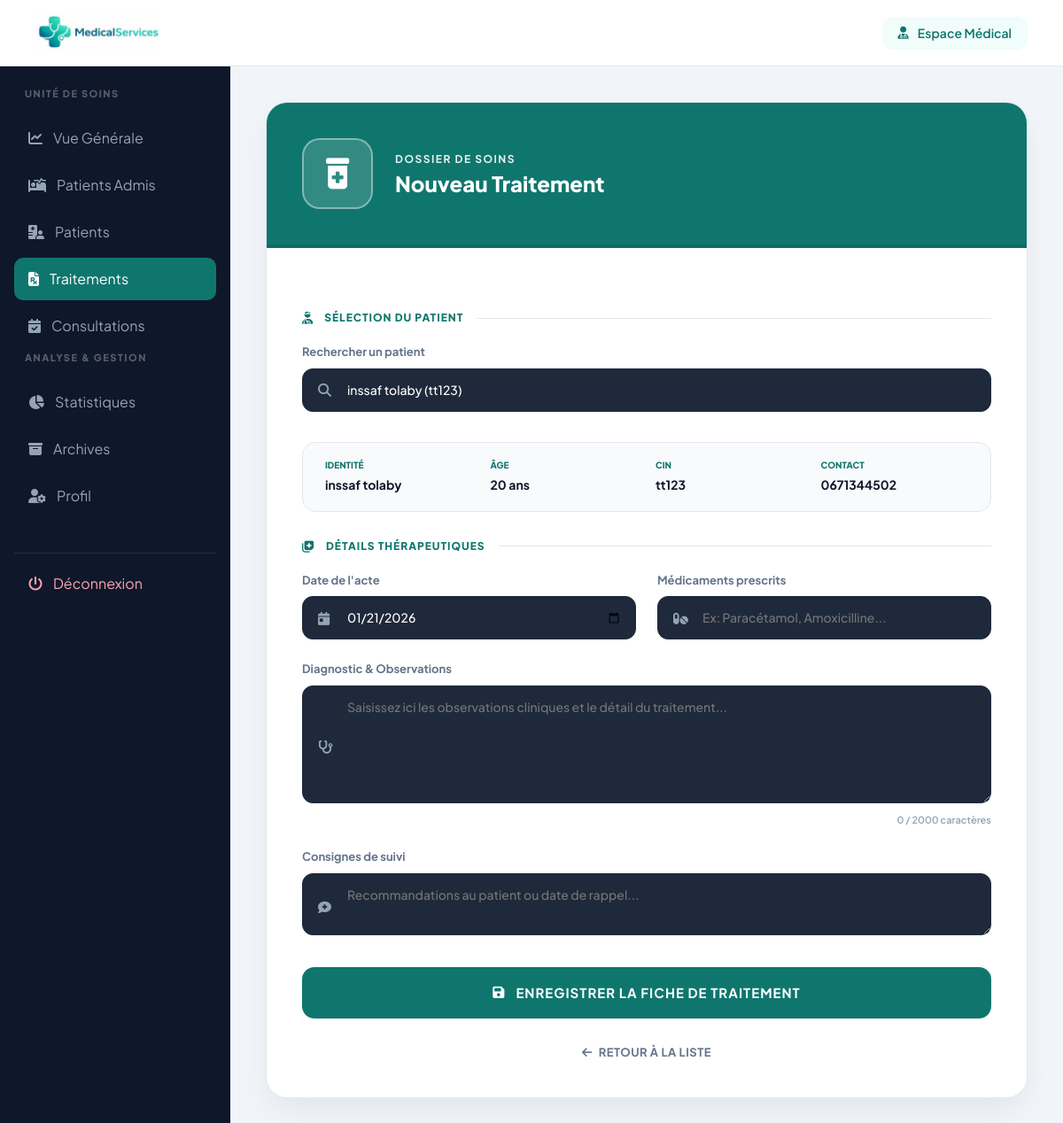
Page /traitement/ajouter_traitement.php?patient_id=16 (signed in) on the earlier database version.
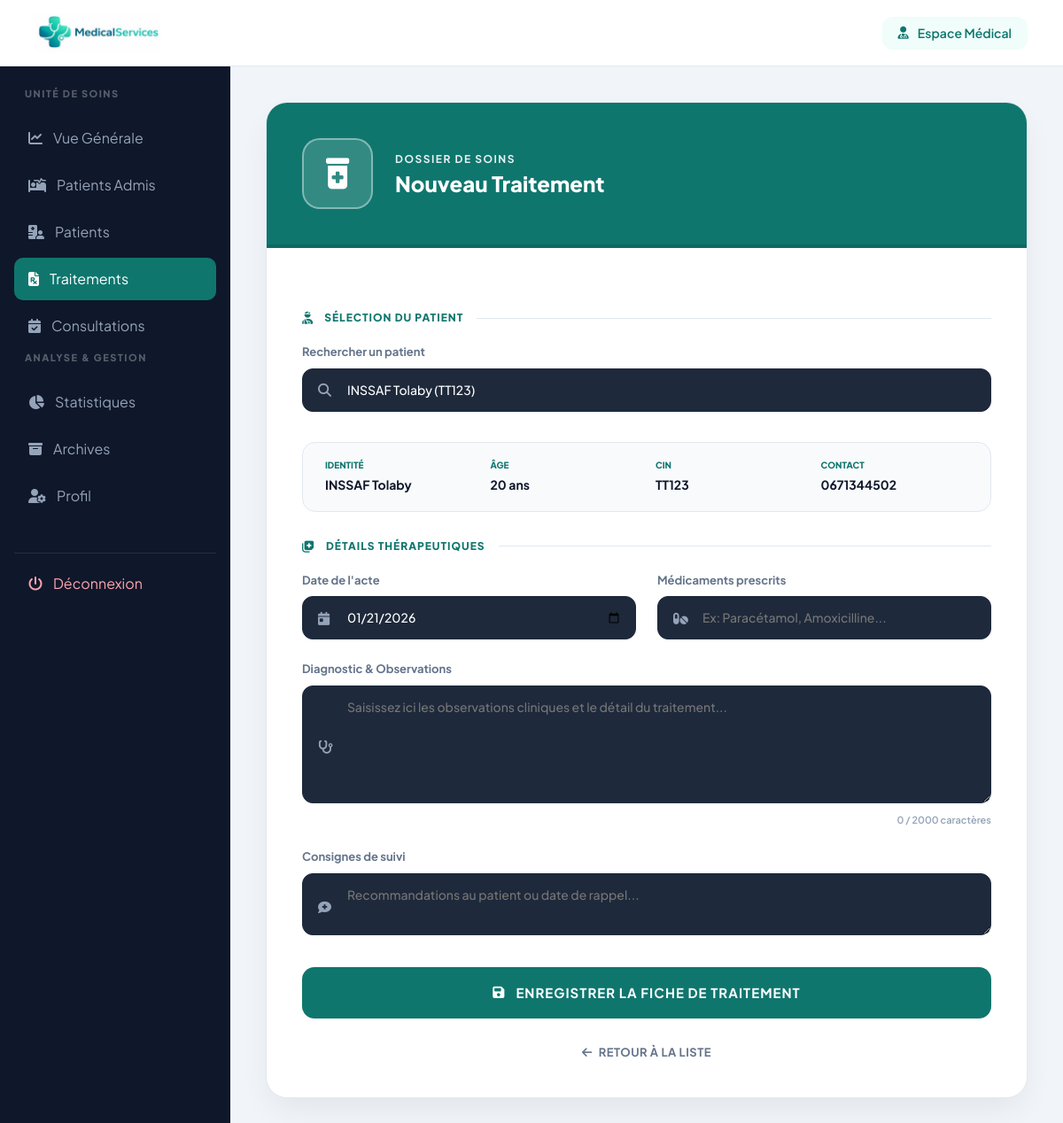
Same page on the later database version.
### tables this page shows
CREATE TABLE `patients` (
  `id_patient` int(11) NOT NULL,
  `CIN` varchar(10) NOT NULL,
  `nom` varchar(50) NOT NULL,
  `prenom` varchar(50) NOT NULL,
  `date_naissance` date DEFAULT NULL,
  `sexe` varchar(255) DEFAULT NULL,
  `adresse` varchar(100) DEFAULT NULL,
  `telephone` varchar(20) DEFAULT NULL,
  `email` varchar(50) DEFAULT NULL,
  `groupe_sanguin` varchar(255) NOT NULL,
  `statut` varchar(255) NOT NULL DEFAULT 'stable',
  `allergies` text NOT NULL,
  `date_inscription` timestamp NOT NULL DEFAULT current_timestamp(),
  `id_medecin` int(11) NOT NULL
);

### traitement/ajouter_traitement.php (the view, shortened to what the changed rows need)
<?php
require_once '../config/connexion.php';
$patient_id = isset($_GET['patient_id']) ? intval($_GET['patient_id']) : 0;
$current_patient = null;
$age_patient = null;
if($patient_id > 0) {
    $stmt = $pdo->prepare("SELECT * FROM patients WHERE id_patient = ?");
    $stmt->execute([$patient_id]);
    $current_patient = $stmt->fetch();
    if($current_patient && $current_patient['date_naissance']) {
        $dateNaissance = new DateTime($current_patient['date_naissance']);
        $aujourdhui = new DateTime();
        $age_patient = $aujourdhui->diff($dateNaissance)->y;
    }
}
?>
<!DOCTYPE html>
<html lang="fr">
<head>
    <link rel="stylesheet" href="https://cdnjs.cloudflare.com/ajax/libs/font-awesome/6.5.0/css/all.min.css">
    <link href="https://cdn.jsdelivr.net/npm/bootstrap@5.3.2/dist/css/bootstrap.min.css" rel="stylesheet">
</head>
<body>
<div class="wrapper">
    <main class="content">
        <div class="form-card">
            <div class="form-header-profile">
                <div>
                    <h2 class="header-title-main">Nouveau Traitement</h2>
                </div>
            </div>
            <form method="POST" id="traitementForm" class="form-body">
                <div class="row g-4">
                    <div class="col-12">
                        <div class="input-group-custom">
                            <i class="fa-solid fa-search"></i>
                            <select name="id_patient" id="id_patient" class="form-select-modern" required onchange="afficherInfosPatient(this.value)">
                                <?php
                                $stmt = $pdo->query("SELECT * FROM patients ORDER BY nom, prenom");
                                while($p = $stmt->fetch()):
                                    $selected = ($patient_id > 0 && $p['id_patient'] == $patient_id) ? 'selected' : '';
                                ?>
                                <option value="<?= $p['id_patient'] ?>"
                                        data-nom="<?= htmlspecialchars($p['nom']) ?>"
                                        data-prenom="<?= htmlspecialchars($p['prenom']) ?>"
                                        data-naissance="<?= $p['date_naissance'] ?>"
                                        data-telephone="<?= htmlspecialchars($p['telephone'] ?: 'Non renseigné') ?>"
                                        data-cin="<?= htmlspecialchars($p['CIN'] ?: 'N/C') ?>"
                                        <?= $selected ?>>
                                    <?= htmlspecialchars($p['nom'] . ' ' . $p['prenom']) ?> (<?= $p['CIN'] ?: 'N/C' ?>)
                                </option>
                                <?php endwhile; ?>
                            </select>
                        </div>
                    </div>
                    <div class="col-12">
                        <div id="patientInfo" class="patient-quick-info" style="<?= ($current_patient) ? 'display: grid;' : 'display: none;' ?>">
                            <?php if($current_patient): ?>
                                <div class="info-item"><span class="label">Identité</span><span class="val"><?= htmlspecialchars($current_patient['nom'] . ' ' . $current_patient['prenom']) ?></span></div>
                                <div class="info-item"><span class="label">Âge</span><span class="val"><?= $age_patient ?> ans</span></div>
                                <div class="info-item"><span class="label">CIN</span><span class="val"><?= htmlspecialchars($current_patient['CIN'] ?: 'N/A') ?></span></div>
                                <div class="info-item"><span class="label">Contact</span><span class="val"><?= htmlspecialchars($current_patient['telephone'] ?: 'N/A') ?></span></div>
                            <?php endif; ?>
                        </div>
                    </div>
                </div>
            </form>
        </div>
    </main>
</div>
</body>
</html>

Differences in the rows shown:
changed patients: nom+prenom "inssaf tolaby" → "INSSAF Tolaby"; CIN "tt123" → "TT123"
Other differences:
form field id_patient: "inssaf tolaby (tt123)" → "INSSAF Tolaby (TT123)"
